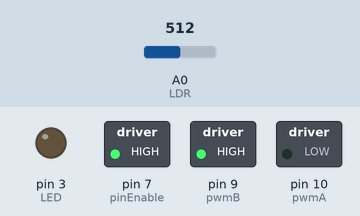
The sketch below on a simulated Arduino Uno, built with avr-gcc and run on an emulated ATmega328P. Parts: switched loads named in the sketch (green lamp = pin HIGH), output pins drawn as LEDs (lit = HIGH). Inputs (shaded band) come from the test bench; at power-on: A0 (LDR) = 512. What the sketch prints to the serial monitor is not drawn.

Above: at 1.2 s.
1.3 s: A0 (LDR) set to 108
2.8 s: A0 (LDR) set to 95
At 3.1 s:
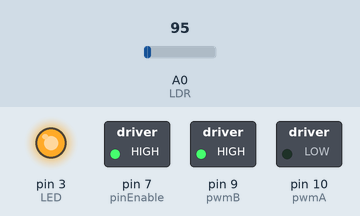
4.3 s: A0 (LDR) set to 122
At 5.4 s:
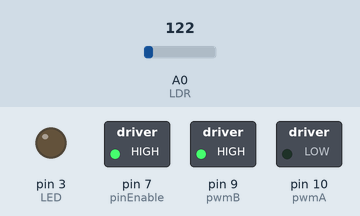
5.8 s: A0 (LDR) set to 90
At 6.6 s:
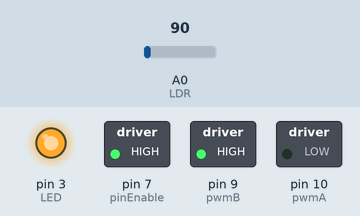
7.3 s: A0 (LDR) set to 110
At 7.7 s:
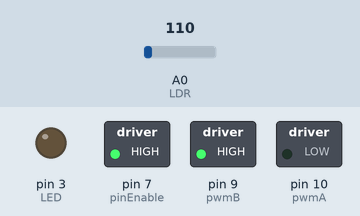
8.8 s: A0 (LDR) set to 0
At 10.1 s:
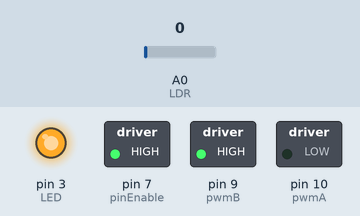
Timing chart, 0 to 11.3 s (numbered marks = the images above; inputs shaded):
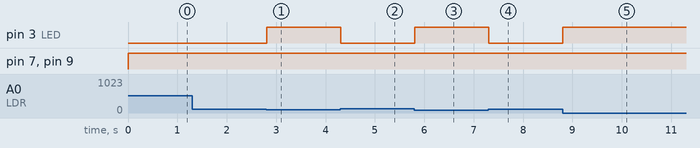

The sketch:

sistem_kendali_siti_redyta_cahyani_67021900241.ino
```cpp
int LDR = A0;
int LED = 3;
int dataSensor;
// Variabel motor
int pwm = 6;
int pwmA = 10;
int pwmB = 9;
int pinEnable = 7;

void setup()
{
  pinMode(LDR, INPUT); // Set pin A0 sebagai input
  pinMode(LED, OUTPUT); // Set pin 3 sebagai output
  pinMode(pwmA, OUTPUT);
  pinMode(pwmB, OUTPUT);
  pinMode(pinEnable, OUTPUT);
  Serial.begin(9600); // Baud Rate standar 9600
}

void loop()
{
  // Nilai terendah LDR = 2 (Paling Gelap)
  // Nilai tertinggi LDR = 404 (Paling Terang)
  dataSensor = analogRead(LDR);
  Serial.println(dataSensor);

  // Algoritma Sistem Kendali On/Off pada LED
  if (dataSensor < 100){
    digitalWrite(LED, HIGH); // Menyalakan lampu LED ketika gelap
    belokkiri();
  }
  else
    digitalWrite(LED, LOW); // Menyalakan lampu LED ketika terang
  	belokkanan();
}

void belokkiri(){
  digitalWrite(pinEnable, HIGH);
  digitalWrite(pwmA, HIGH);
  digitalWrite(pwmB, LOW);
}

void belokkanan(){
  digitalWrite(pinEnable, HIGH);
  digitalWrite(pwmA, LOW);
  digitalWrite(pwmB, HIGH);
}
```

Measured:
- the behaviour switches between 100 and 99 on A0 (LDR) (found by bisection; images 0 and 1)
- after the input at 2.8 s, pin 3 (LED): LOW → HIGH at once
- after the input at 4.3 s, pin 3 (LED): HIGH → LOW at once
- after the input at 5.8 s, pin 3 (LED): LOW → HIGH at once
- after the input at 7.3 s, pin 3 (LED): HIGH → LOW at once
- after the input at 8.8 s, pin 3 (LED): LOW → HIGH at once
